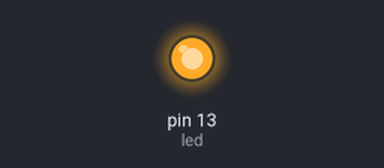
This sketch was run on a simulated Arduino Uno, built with avr-gcc and run on an emulated ATmega328P. On the bench: output pins drawn as LEDs (lit = HIGH). What the sketch prints to the serial monitor is not drawn.

Above: at 0.1 s.
Timing chart, 0 to 1.6 s (numbered marks = the images above):
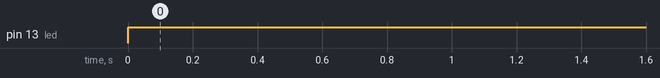

Measured:
- by itself, pin 13 (led): LOW → HIGH at 0.00 s

The sketch:

switch-case.ino
```cpp
int led = 13;
int cantidadLuz = 300;

void setup () {
	pinMode(led, OUTPUT);
	Serial.begin(9600);
	Serial.println("¡Encendiendo LEDs!");
}

void loop () {
	switch (cantidadLuz) {
		case 200:
			digitalWrite(led, LOW);
			break;
		case 250:
		case 300:
			digitalWrite(led, HIGH);
			break;
		default:
			digitalWrite(led, HIGH);
			break;
	}
	delay(1000);
}
```
